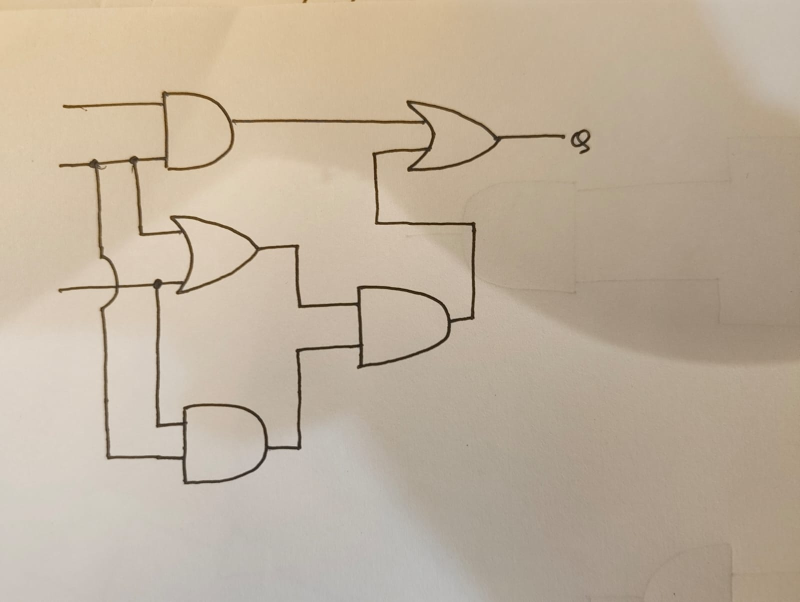
#> input picture My First Project.yolov8/test/images/fortyeight_image_jpg.rf.E3Jt6qGTFCYY64dAFPTX.jpg, 1600 x 1204 px (shown at 1/2 size)
$ python -i enrollment.py   (imports and definitions only)   (older library calls are emulated)
#> lines starting #> are read from the running program, lines starting #| are printed output that depends on the picture
"""
Module: enrollment.py
Purpose: Reference-image intake for the component library — decodes uploads,
         runs quality checks (size, blur, exposure), strips metadata by
         re-encoding, bounds the resolution, and stores the file on disk.
         Embedding and near-duplicate detection happen in library.py through
         pipeline_v2.embedder so this module stays torch-free and fast.
"""

from dataclasses import dataclass
from pathlib import Path
from uuid import uuid4

import cv2
import numpy as np

MIN_SIDE = 96
MAX_SIDE = 1280
BLUR_WARN_THRESHOLD = 60.0
DARK_THRESHOLD = 30.0
BRIGHT_THRESHOLD = 225.0
JPEG_QUALITY = 90


@dataclass
class StoredImage:
    """A stored, quality-checked reference image."""

    path: Path
    quality: dict


def enroll_image(data: bytes, dest_dir: Path) -> StoredImage:
    """
    Validate, quality-check, and store one uploaded reference image.

    Re-encoding to JPEG drops EXIF metadata (GPS etc.) before anything is
    shared to the community library.

    Args:
        data: Raw uploaded file bytes.
        dest_dir: Directory to store the processed image in (created if needed).
    Returns:
        StoredImage with the saved path and a quality report:
        {width, height, blur_score, brightness, warnings: [...]}.
    Raises:
        ValueError: When the bytes are not a decodable image or the image is
            smaller than MIN_SIDE on its shorter side.
    """
    array = np.frombuffer(data, dtype=np.uint8)
    image = cv2.imdecode(array, cv2.IMREAD_COLOR)
    if image is None:
        raise ValueError("Could not decode the uploaded file as an image")

    height, width = image.shape[:2]
    if min(height, width) < MIN_SIDE:
        raise ValueError(f"Image too small — the shorter side must be ≥ {MIN_SIDE}px")

    warnings: list[str] = []
    gray = cv2.cvtColor(image, cv2.COLOR_BGR2GRAY)
    blur_score = float(cv2.Laplacian(gray, cv2.CV_64F).var())
    if blur_score < BLUR_WARN_THRESHOLD:
        warnings.append("blurry")
    brightness = float(gray.mean())
    if brightness < DARK_THRESHOLD:
        warnings.append("too_dark")
    elif brightness > BRIGHT_THRESHOLD:
        warnings.append("too_bright")

    if max(height, width) > MAX_SIDE:
        scale = MAX_SIDE / max(height, width)
        image = cv2.resize(
            image,
            (round(width * scale), round(height * scale)),
            interpolation=cv2.INTER_AREA,
        )

    dest_dir.mkdir(parents=True, exist_ok=True)
    path = dest_dir / f"{uuid4().hex}.jpg"
    cv2.imwrite(str(path), image, [cv2.IMWRITE_JPEG_QUALITY, JPEG_QUALITY])

    quality = {
        "width": image.shape[1],
        "height": image.shape[0],
        "blur_score": round(blur_score, 1),
        "brightness": round(brightness, 1),
        "warnings": warnings,
    }
    return StoredImage(path=path, quality=quality)

>>> import cv2
>>> picture = cv2.imread('../../My First Project.yolov8/test/images/fortyeight_image_jpg.rf.E3Jt6qGTFCYY64dAFPTX.jpg', cv2.IMREAD_GRAYSCALE)
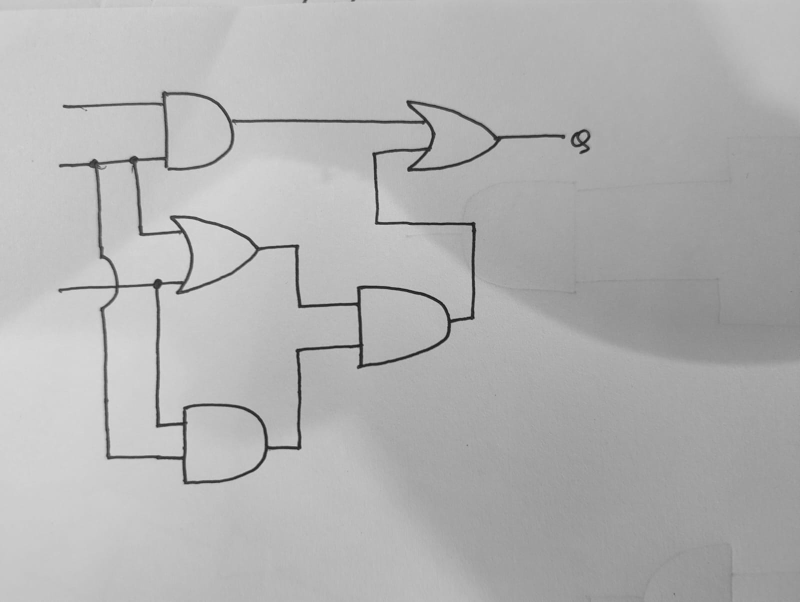
#> picture: shape (1204, 1600) (shown at 1/2 size); min 14, max 226, mean 178
>>> result = enroll_image(picture, 'out.png')
#> (the run stopped early here; a loop or call above may not have finished)

$ run again, on My First Project.yolov8/test/images/fourth_image_jpg.rf.BQZcdJrzJVegl7Ci0WW0.jpg
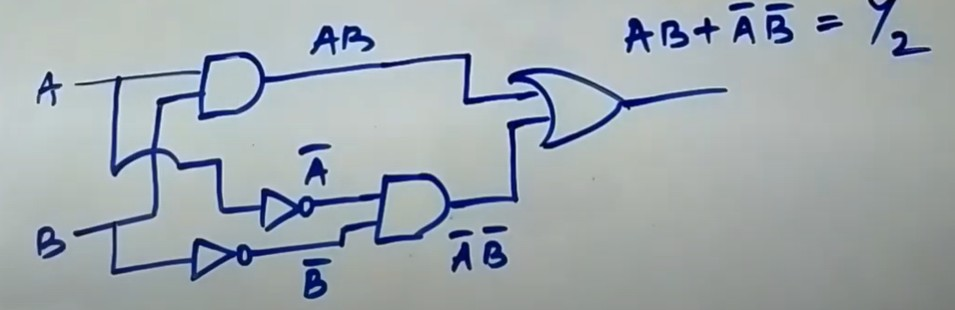
#> input picture My First Project.yolov8/test/images/fourth_image_jpg.rf.BQZcdJrzJVegl7Ci0WW0.jpg, 955 x 310 px
#> `picture = cv2.imread('../../My First Project.yolov8/test/images/fortye..`:
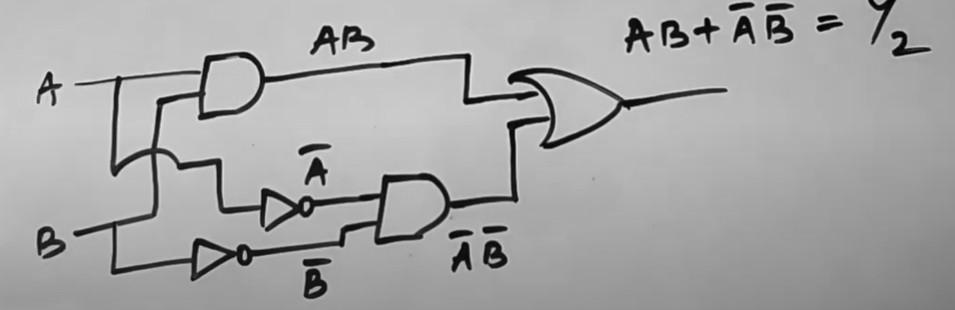
#> picture: shape (310, 955); min 0, max 227, mean 167
